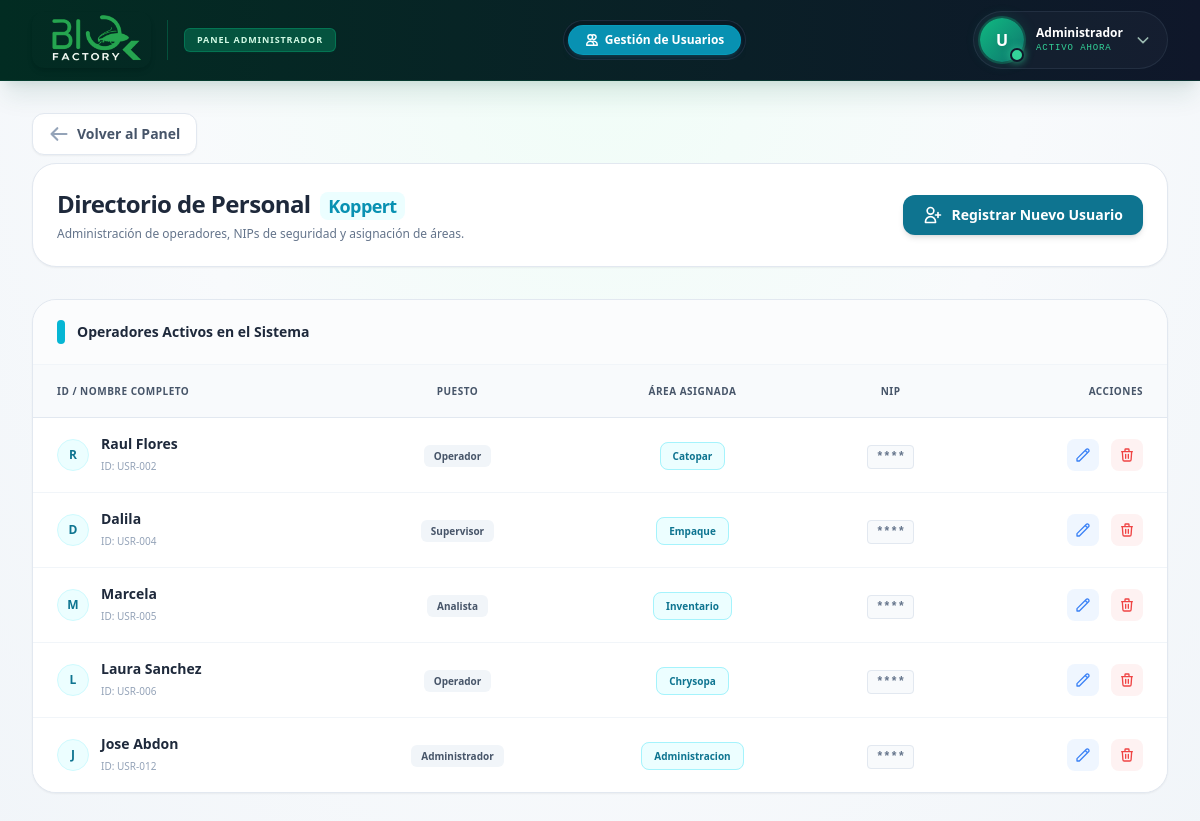
Page /admin/usuarios on the committed database.
### tables this page shows
CREATE TABLE USUARIOS (
    id_usuario INTEGER PRIMARY KEY AUTOINCREMENT,
    id_area INTEGER,
    nombre_usuario VARCHAR(150) NOT NULL,
    puesto VARCHAR(100),
    nip_firma VARCHAR(50)
, estatus TEXT DEFAULT 'Activo');

CREATE TABLE CAT_AREAS (
    id_area INT AUTO_INCREMENT PRIMARY KEY,
    nombre_area VARCHAR(100) NOT NULL
);

### routes/admin.py (the view)
@admin_bp.route('/usuarios')
def usuarios():
    conn = get_db_connection()
    cursor = conn.cursor()
    cursor.execute("""
        SELECT u.id_usuario, u.nombre_usuario, u.puesto, u.nip_firma, u.id_area, a.nombre_area
        FROM USUARIOS u
        LEFT JOIN CAT_AREAS a ON u.id_area = a.id_area
        WHERE u.estatus = 'Activo'
    """)
    lista_usuarios = cursor.fetchall()
    conn.close()
    return render_template('admin/usuarios.html', usuarios=lista_usuarios)

### routes/admin.py (called while the page is built)
def get_db_connection():
    conn = sqlite3.connect('Bd_SIO-AGRO.db', isolation_level=None)
    conn.row_factory = sqlite3.Row
    return conn

### templates/admin/usuarios.html (shortened to what this page needs)
{% extends "admin/base_admin.html" %}
{% block navbar_menu %}
<div class="flex items-center gap-1 p-1 bg-slate-900/40 rounded-full border border-slate-700/50 backdrop-blur-md shadow-inner">
    <a href="#" class="flex items-center gap-1.5 px-4 py-1.5 rounded-full text-[11px] sm:text-xs font-bold text-white bg-cyan-600 shadow-md shadow-cyan-900/50 border border-cyan-500/30 transition-all cursor-default whitespace-nowrap">
        <svg class="w-3.5 h-3.5" fill="none" stroke="currentColor" viewBox="0 0 24 24"><path stroke-linecap="round" stroke-linejoin="round" stroke-width="2.5" d="M12 4.354a4 4 0 110 5.292M15 21H3v-1a6 6 0 0112 0v1zm0 0h6v-1a6 6 0 00-9-5.197M13 7a4 4 0 11-8 0 4 4 0 018 0z"></path></svg>
        Gestión de Usuarios
    </a>
</div>
{% endblock %}
{% block content %}
<div class="space-y-8 w-full max-w-7xl mx-auto pb-10 relative z-0">
    <div class="flex flex-col md:flex-row justify-between items-start md:items-center bg-white p-6 rounded-3xl shadow-sm border border-slate-200 gap-4">
        <div>
            <h1 class="text-2xl font-black text-slate-800 tracking-tight">Directorio de Personal <span class="text-cyan-600 font-bold text-lg bg-cyan-50 px-2 py-0.5 rounded-lg ml-1">Koppert</span></h1>
            <p class="text-xs text-slate-500 font-medium mt-1.5">Administración de operadores, NIPs de seguridad y asignación de áreas.</p>
        </div>
        <button onclick="openModal('modalAdd')" class="bg-cyan-700 text-white px-5 py-2.5 rounded-xl text-sm font-bold hover:bg-cyan-800 transition-all shadow-md flex items-center justify-center gap-2 hover:shadow-cyan-900/20">
            <svg class="w-5 h-5" fill="none" stroke="currentColor" viewBox="0 0 24 24"><path stroke-linecap="round" stroke-linejoin="round" stroke-width="2" d="M18 9v3m0 0v3m0-3h3m-3 0h-3m-2-5a4 4 0 11-8 0 4 4 0 018 0zM3 20a6 6 0 0112 0v1H3v-1z"></path></svg>
            Registrar Nuevo Usuario
        </button>
    </div>
    <div class="bg-white rounded-3xl shadow-sm border border-slate-200 overflow-hidden">
        <div class="bg-slate-50/50 px-6 py-5 border-b border-slate-100 flex justify-between items-center">
            <h2 class="text-sm font-extrabold text-slate-800 flex items-center gap-3">
                <div class="w-2 h-6 bg-cyan-500 rounded-full"></div>
                Operadores Activos en el Sistema
            </h2>
        </div>
        <div class="overflow-x-auto">
            <table class="min-w-full divide-y divide-slate-200 text-sm">
                <thead class="bg-slate-50 text-slate-500">
                    <tr>
                        <th class="px-6 py-4 text-left font-extrabold uppercase tracking-wider text-[10px] text-slate-600">ID / Nombre Completo</th>
                        <th class="px-6 py-4 text-center font-extrabold uppercase tracking-wider text-[10px] text-slate-600">Puesto</th>
                        <th class="px-6 py-4 text-center font-extrabold uppercase tracking-wider text-[10px] text-slate-600">Área Asignada</th>
                        <th class="px-6 py-4 text-center font-extrabold uppercase tracking-wider text-[10px] text-slate-600">NIP</th>
                        <th class="px-6 py-4 text-right font-extrabold uppercase tracking-wider text-[10px] text-slate-600">Acciones</th>
                    </tr>
                </thead>
                <tbody class="divide-y divide-slate-100 bg-white">
                    {% for user in usuarios %}
                    <tr class="hover:bg-slate-50 transition-colors">
                        <td class="px-6 py-4 whitespace-nowrap">
                            <div class="flex items-center gap-3">
                                <div class="w-8 h-8 rounded-full bg-cyan-50 flex items-center justify-center text-cyan-700 font-bold text-xs border border-cyan-100">
                                    {{ user.nombre_usuario[0]|upper }}
                                </div>
                                <div>
                                    <div class="font-bold text-slate-800 text-sm">{{ user.nombre_usuario }}</div>
                                    <div class="text-[10px] text-slate-400 font-medium mt-0.5">ID: USR-{{ "%03d"|format(user.id_usuario) }}</div>
                                </div>
                            </div>
                        </td>
                        <td class="px-6 py-4 whitespace-nowrap text-center">
                            <span class="px-2.5 py-1 rounded-md text-[10px] font-black bg-slate-100 text-slate-600">{{ user.puesto }}</span>
                        </td>
                        <td class="px-6 py-4 whitespace-nowrap text-center">
                            <span class="px-3 py-1.5 rounded-lg text-[10px] font-bold bg-cyan-50 text-cyan-700 border border-cyan-200">{{ user.nombre_area }}</span>
                        </td>
                        <td class="px-6 py-4 whitespace-nowrap text-center">
                            <span class="font-mono text-xs font-bold text-slate-500 bg-slate-50 px-2 py-1 rounded border border-slate-200">****</span>
                        </td>
                        <td class="px-6 py-4 whitespace-nowrap text-right">
                            <button onclick="openEditModal({{ user.id_usuario }}, '{{ user.nombre_usuario }}', '{{ user.puesto }}', '{{ user.id_area }}')" class="text-blue-500 hover:text-blue-700 bg-blue-50 hover:bg-blue-100 p-2 rounded-lg transition-colors inline-block mr-2">
                                <svg class="w-4 h-4" fill="none" stroke="currentColor" viewBox="0 0 24 24"><path stroke-linecap="round" stroke-linejoin="round" stroke-width="2" d="M15.232 5.232l3.536 3.536m-2.036-5.036a2.5 2.5 0 113.536 3.536L6.5 21.036H3v-3.572L16.732 3.732z"></path></svg>
                            </button>
                            <button onclick="openDeleteModal({{ user.id_usuario }})" class="text-red-500 hover:text-red-700 bg-red-50 hover:bg-red-100 p-2 rounded-lg transition-colors inline-block">
                                <svg class="w-4 h-4" fill="none" stroke="currentColor" viewBox="0 0 24 24"><path stroke-linecap="round" stroke-linejoin="round" stroke-width="2" d="M19 7l-.867 12.142A2 2 0 0116.138 21H7.862a2 2 0 01-1.995-1.858L5 7m5 4v6m4-6v6m1-10V4a1 1 0 00-1-1h-4a1 1 0 00-1 1v3M4 7h16"></path></svg>
                            </button>
                        </td>
                    </tr>
                    {% endfor %}
                </tbody>
            </table>
        </div>
    </div>
</div>
{% endblock %}

### templates/admin/base_admin.html (shortened to what this page needs)
<!DOCTYPE html>
<html lang="es">
<head>
    <script src="https://cdn.tailwindcss.com"></script>
</head>
<body class="bg-[radial-gradient(ellipse_at_top,_var(--tw-gradient-stops))] from-emerald-50/80 via-slate-50 to-slate-100 flex flex-col h-screen font-sans overflow-hidden relative">
    <nav class="flex-shrink-0 bg-gradient-to-r from-emerald-950 to-slate-900 text-emerald-100 shadow-xl shadow-emerald-900/10 z-30 border-b border-emerald-900/50">
        <div class="max-w-7xl mx-auto px-4 sm:px-6 lg:px-8">
            <div class="flex flex-wrap items-center justify-between py-2 md:h-20 gap-y-3">
                <div class="flex items-center shrink-0">
                    <img src="{{ url_for('static', filename='imagenes/logo/biofactory.jpg') }}" alt="Logo Biofactory" class="h-10 md:h-14 w-auto object-contain rounded-xl shadow-md">
                    <div class="hidden sm:flex flex-col justify-center">
                        <span class="text-[9px] bg-emerald-800/80 text-emerald-100 px-2 md:px-3 py-1 rounded-md font-bold uppercase tracking-widest border border-emerald-600/50 shadow-sm shadow-emerald-900/20">Panel Administrador</span>
                    </div>
                </div>
                <div class="w-full md:w-auto order-last md:order-none overflow-x-auto hide-scroll flex md:justify-center pb-2 md:pb-0">
                    {% block navbar_menu %}
                    {% endblock %}
                </div>
                <div class="flex items-center shrink-0 relative">
                    <button id="user-menu-btn" class="group flex items-center gap-2 sm:gap-3 bg-slate-800/40 hover:bg-slate-700/60 p-1.5 pr-3 sm:pr-4 rounded-full transition-all active:scale-95 touch-manipulation focus:outline-none focus:ring-2 focus:ring-emerald-400 focus:ring-offset-2 focus:ring-offset-slate-900 border border-slate-700/50">
                        <div class="relative flex items-center justify-center w-9 h-9 md:w-11 md:h-11 rounded-full bg-gradient-to-br from-emerald-500 to-teal-700 shadow-[0_0_15px_rgba(16,185,129,0.2)] ring-2 ring-emerald-500/30 group-hover:ring-emerald-400 group-hover:shadow-[0_0_20px_rgba(16,185,129,0.4)] transition-all">
                            <span class="text-white font-black text-sm md:text-base drop-shadow-lg">
                                {{ session.get('nombre', 'U')[0]|upper if session.get('nombre') else 'U' }}
                            </span>
                            <span class="absolute bottom-0 right-0 w-3 h-3 md:w-3.5 md:h-3.5 bg-emerald-400 border-2 border-slate-900 rounded-full shadow-[0_0_8px_rgba(52,211,153,0.8)]"></span>
                        </div>
                        <div class="hidden sm:block text-left">
                            <p class="text-xs font-bold text-white leading-tight truncate max-w-[130px] drop-shadow-sm">{{ session.get('nombre', 'Administrador') }}</p>
                            <p class="text-[9px] text-emerald-400 font-mono tracking-widest uppercase mt-0.5 font-medium">Activo ahora</p>
                        </div>
                        <svg class="w-4 h-4 text-emerald-100/70 group-hover:text-white transition-colors" fill="none" stroke="currentColor" viewBox="0 0 24 24"><path stroke-linecap="round" stroke-linejoin="round" stroke-width="2.5" d="M19 9l-7 7-7-7"></path></svg>
                    </button>
                </div>
            </div>
        </div>
    </nav>
    <main class="flex-1 overflow-y-auto p-4 sm:p-8 relative">
        <div class="max-w-6xl mx-auto relative z-10">
            {% if request.endpoint != 'index' %}
            <div class="mb-2">
                <a href="{{ url_for('index') }}" class="flex sm:inline-flex items-center justify-center sm:justify-start gap-2 w-full sm:w-auto px-4 py-2.5 bg-white border border-slate-200 rounded-xl text-sm font-bold text-slate-600 hover:text-emerald-700 hover:border-emerald-400 hover:bg-emerald-50 shadow-sm active:scale-95 transition-all group touch-manipulation">
                    <svg class="w-5 h-5 text-slate-400 group-hover:text-emerald-600 group-hover:-translate-x-1 transition-all" fill="none" stroke="currentColor" viewBox="0 0 24 24"><path stroke-linecap="round" stroke-linejoin="round" stroke-width="2.5" d="M10 19l-7-7m0 0l7-7m-7 7h18"></path></svg>
                    Volver al Panel
                </a>
            </div>
            {% endif %}
            <div class="space-y-4">
                {% block content %}
                {% endblock %}
            </div>
        </div>
    </main>
</body>
</html>

### rows in the picture
USUARIOS: get "Administrador", nombre_usuario "J", nombre_usuario "Jose Abdon", id_usuario "012", puesto "Administrador", nombre_area "Administracion"
USUARIOS: nombre_usuario "R", nombre_usuario "Raul Flores", id_usuario "002", puesto "Operador", nombre_area "Catopar"
USUARIOS: nombre_usuario "D", nombre_usuario "Dalila", id_usuario "004", puesto "Supervisor", nombre_area "Empaque"
USUARIOS: nombre_usuario "M", nombre_usuario "Marcela", id_usuario "005", puesto "Analista", nombre_area "Inventario"
USUARIOS: nombre_usuario "L", nombre_usuario "Laura Sanchez", id_usuario "006", puesto "Operador", nombre_area "Chrysopa"

### other values in the picture
{{ session.get('nombre', 'U')[0]|upper if session.get('nombre') else 'U' }} "U"
